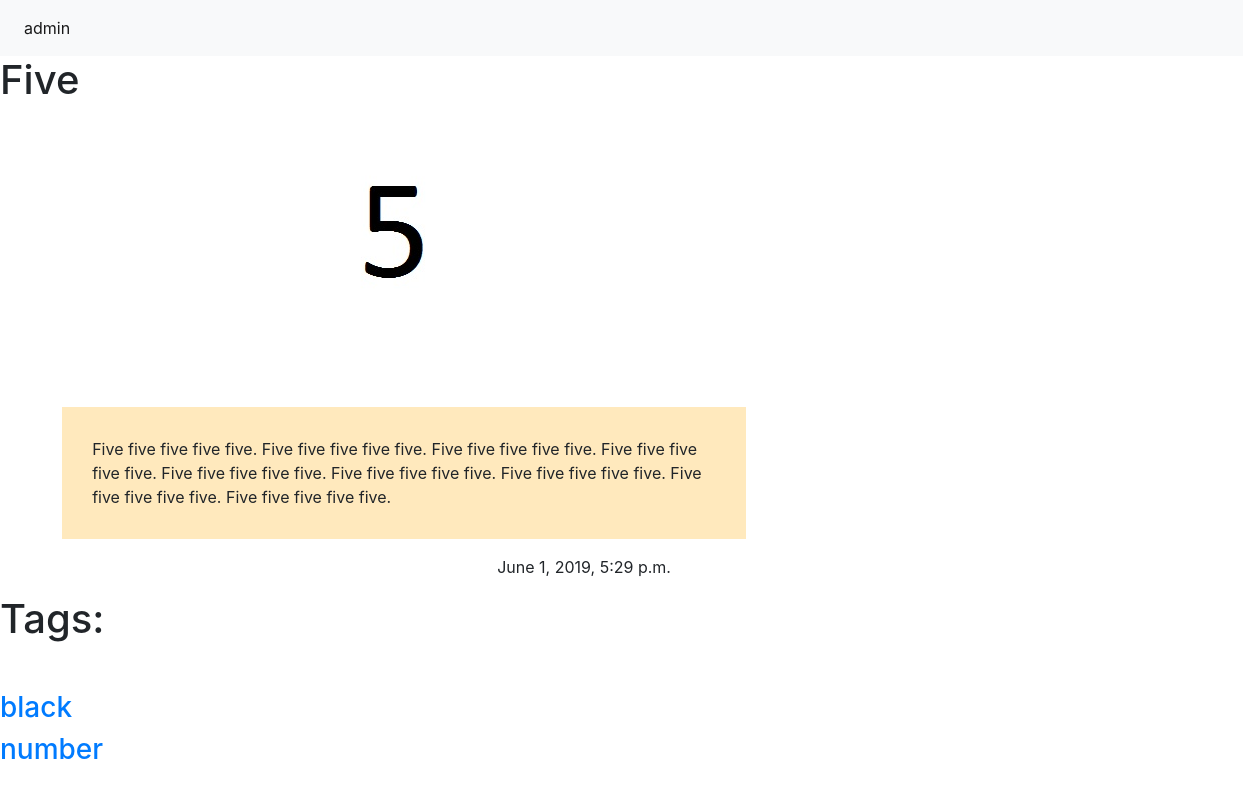
Page /21/ on the committed database.
### news/models.py (models this page shows, shortened)
class Post(models.Model):
    title = models.CharField(max_length=120)
    description = models.TextField(default='description')
    tag = models.ManyToManyField('Tag')
    image = models.FileField(null=True, blank=False)
    content = models.TextField()
    visible = models.BooleanField(default=1)
    updated = models.DateTimeField(auto_now=True, auto_now_add=False)
    timestamp = models.DateTimeField(auto_now=False, auto_now_add=True)
    class Meta:
        ordering = ["-id", "-timestamp"]

class Tag(models.Model):
    title = models.CharField(max_length=128)

### news/views.py (the view)
# urls.py: path('<int:id>/', views.single, name='single'),
def single(request, id=None):
    post = get_object_or_404(Post, id=id)
    context = {
        "post": post,
        "url": URL,
    }
    print(admin.site.urls)
    return render(request, "partial/single.html", context)

### templates/partial/single.html (shortened to what this page needs)
{% extends 'news.html' %}
{% block body %}
{% if post.visible %}
<h1>{{ post.title }}</h1>
<img class="img" src="{{ post.image.url }}" alt="">
<p class="txt">{{ post.content }}</p>
<span class="time">{{ post.timestamp }}</span>
<p class="post-meta">
	{% block title %}
	<h1 class="mb-5">Tags: </h1>
	{% for tag in post.tag.all %}
	<h3><a href="{{ url }}tag/{{ tag.title }}">{{ tag.title }}</a></h3>
	{% endfor %}
	{% endblock %}
</p>
{% else %}
<p>page not found</p>
{% endif %}
{% endblock %}

### templates/partial/single.html (style rules this page uses)
.txt { border: 4px; background: #ffe9bd; padding: 30px; margin-right : 40%; margin-left : 5%; }
.time { margin-right : 5%; margin-left : 40%; }
.img { margin-right : 50%; margin-left : 20%; }

### rows in the picture
Post: title "Five", image (picture), content "Five five five five five. Five five five five five. Five five five five five. Five five five five five. Five five five five five. Five five five five five. Five five five five five. Five five five five five. Five five five five five.", timestamp "June 1, 2019, 5:29 p.m."
Tag: title "black"
Tag: title "number"
